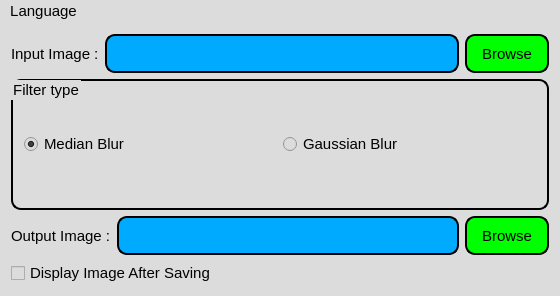
<?xml version="1.0" encoding="UTF-8"?>
<ui version="4.0">
 <class>MainWindow</class>
 <widget class="QMainWindow" name="MainWindow">
  <property name="geometry">
   <rect>
    <x>0</x>
    <y>0</y>
    <width>560</width>
    <height>296</height>
   </rect>
  </property>
  <property name="windowTitle">
   <string>Hello_Qt_OpenCV</string>
  </property>
  <property name="styleSheet">
   <string notr="true">*
{
font: 75 11pt;
background-color: rgb(220, 220, 220);
}
QPushButton, QLineEdit, QGroupBox
{
border: 2px solid rgb(0, 0, 0);
border-radius: 10px;
min-width: 80px;
min-height: 35px;
}
QPushButton
{
background-color: rgb(0, 255, 0);
}
QLineEdit
{
background-color: rgb(0, 170, 255);
}
QPushButton:hover, QRadioButton:hover, QCheckBox:hover
{
color: red;
}
QPushButton:!hover, QRadioButton:!hover, QCheckBox:!hover
{
color: black;
}</string>
  </property>
  <widget class="QWidget" name="centralWidget">
   <layout class="QVBoxLayout" name="verticalLayout">
    <item>
     <layout class="QHBoxLayout" name="topHorizontalLayout">
      <item>
       <widget class="QLabel" name="inputLabel">
        <property name="text">
         <string>Input Image :</string>
        </property>
       </widget>
      </item>
      <item>
       <widget class="QLineEdit" name="inputLineEdit"/>
      </item>
      <item>
       <widget class="QPushButton" name="inputPushButton">
        <property name="text">
         <string>Browse</string>
        </property>
       </widget>
      </item>
     </layout>
    </item>
    <item>
     <widget class="QGroupBox" name="filterTypeGroupBox">
      <property name="title">
       <string>Filter type</string>
      </property>
      <layout class="QHBoxLayout" name="horizontalLayout_2">
       <item>
        <widget class="QRadioButton" name="medianBlurRadioButton">
         <property name="text">
          <string>Median Blur</string>
         </property>
         <property name="checked">
          <bool>true</bool>
         </property>
        </widget>
       </item>
       <item>
        <widget class="QRadioButton" name="gaussianBlurRadioButton">
         <property name="text">
          <string>Gaussian Blur</string>
         </property>
        </widget>
       </item>
      </layout>
     </widget>
    </item>
    <item>
     <layout class="QHBoxLayout" name="bottomHorizontalLayout">
      <item>
       <widget class="QLabel" name="outputLabel">
        <property name="text">
         <string>Output Image :</string>
        </property>
       </widget>
      </item>
      <item>
       <widget class="QLineEdit" name="outputLineEdit"/>
      </item>
      <item>
       <widget class="QPushButton" name="outputPushButton">
        <property name="text">
         <string>Browse</string>
        </property>
       </widget>
      </item>
     </layout>
    </item>
    <item>
     <widget class="QCheckBox" name="displayImageCheckBox">
      <property name="text">
       <string>Display Image After Saving</string>
      </property>
     </widget>
    </item>
   </layout>
  </widget>
  <widget class="QMenuBar" name="menuBar">
   <property name="geometry">
    <rect>
     <x>0</x>
     <y>0</y>
     <width>560</width>
     <height>22</height>
    </rect>
   </property>
   <widget class="QMenu" name="menuLanguage">
    <property name="title">
     <string>Language</string>
    </property>
    <addaction name="actionEnglish"/>
    <addaction name="actionGerman"/>
    <addaction name="actionTurkish"/>
   </widget>
   <addaction name="menuLanguage"/>
  </widget>
  <action name="actionTurkish">
   <property name="text">
    <string>Turkish</string>
   </property>
  </action>
  <action name="actionGerman">
   <property name="text">
    <string>German</string>
   </property>
  </action>
  <action name="actionEnglish">
   <property name="text">
    <string>English</string>
   </property>
  </action>
 </widget>
 <layoutdefault spacing="6" margin="11"/>
 <resources/>
 <connections/>
</ui>
